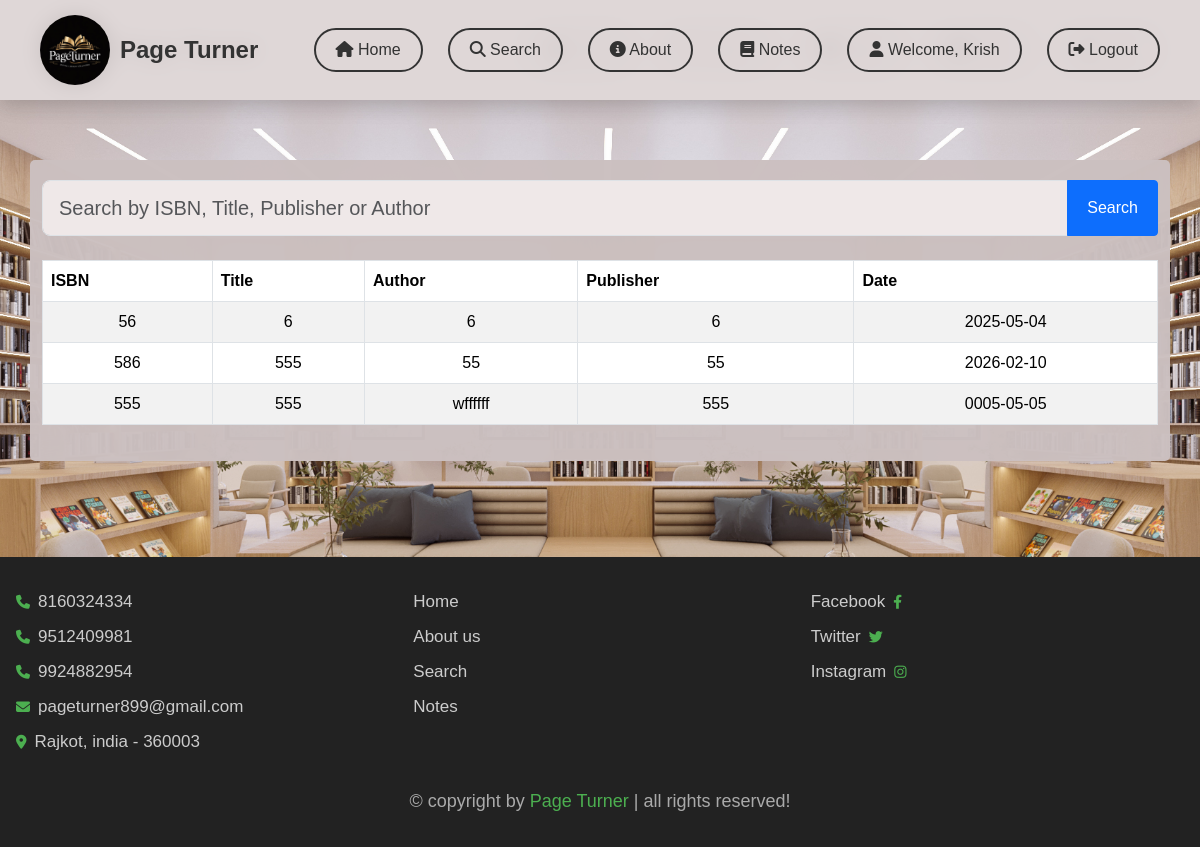
The page /search.php (signed in) on the database its author committed.
### tables this page shows
CREATE TABLE `books` (
  `id` int(11) NOT NULL,
  `isbn` varchar(20) NOT NULL,
  `title` text NOT NULL,
  `author` varchar(150) NOT NULL,
  `publisher` varchar(150) NOT NULL,
  `publish_date` date NOT NULL,
  `status` tinyint(1) NOT NULL DEFAULT 1
);

### search.php (the view, shortened to what this page needs)
<?php
include 'components/connect.php';
$search = '';
$books = [];
try {
if(isset($_GET['search']) && $_GET['search'] !== ''){
$search = trim($_GET['search']);
$stmt = $conn->prepare("
SELECT * FROM books
WHERE
publisher LIKE :search OR
isbn LIKE :search OR
title LIKE :search OR
author LIKE :search
");
$like = "%$search%";
$stmt->bindParam(':search',$like,PDO::PARAM_STR);
$stmt->execute();
}else{
$stmt = $conn->prepare("SELECT * FROM books");
$stmt->execute();
}
$books = $stmt->fetchAll(PDO::FETCH_ASSOC);
}catch(PDOException $e){
echo "Database Error: ".$e->getMessage();
}
?>
<!DOCTYPE html>
<html lang="en">
<head>
<link rel="stylesheet" href="bower_components/bootstrap/dist/css/bootstrap.min.css">
</head>
<body>
<?php include 'components/headerr.php'; ?>
<div class="container">
<form method="GET" id="searchForm" novalidate>
<div class="input-group input-group-lg">
<input type="text"
id="search"
name="search"
class="form-control"
placeholder="Search by ISBN, Title, Publisher or Author"
value="<?= htmlspecialchars($search); ?>">
<span class="input-group-btn">
<button class="btn btn-primary" type="submit">Search</button>
</span>
</div>
</form>
<br>
<table class="table table-bordered table-striped">
<thead>
<tr>
<th>ISBN</th>
<th>Title</th>
<th>Author</th>
<th>Publisher</th>
<th>Date</th>
</tr>
</thead>
<tbody>
<?php if(!empty($books)): ?>
<?php foreach($books as $row): ?>
<tr>
<td><?= htmlspecialchars($row['isbn']); ?></td>
<td><?= htmlspecialchars($row['title']); ?></td>
<td><?= htmlspecialchars($row['author']); ?></td>
<td><?= htmlspecialchars($row['publisher']); ?></td>
<td><?= htmlspecialchars($row['publish_date']); ?></td>
</tr>
<?php endforeach; ?>
<?php else: ?>
<tr>
<td colspan="5" class="text-center">No results found</td>
</tr>
<?php endif; ?>
</tbody>
</table>
</div>
<br><br><br><br>
<?php include 'components/footer.php'; ?>
</body>
</html>

### search.php (style rules this page uses)
body { background:url("img/backgroundd.jpg") no-repeat center center fixed; background-size:cover; font-family:Arial,sans-serif; }
.container { background:#cbc0c0fa; padding:20px; margin-top:50px; border-radius:5px; }
.input-group input { border-radius:4px 0 0 4px; background-color:#f0eaeaf9; }
.input-group button { padding:15px 19px; border-radius:0 4px 4px 0; }
table { background:#d8cacaf5; }
th { background-color:#007bff; color:white; text-align:center; }
td { text-align:center; }

### components/headerr.php (style rules this page uses)
body { margin: 0; padding: 0; padding-top: 110px; font-family: Arial, sans-serif; }

### rows shown on the page
books: isbn "56", title "6", author "6", publisher "6", publish_date "2025-05-04"
books: isbn "586", title "555", author "55", publisher "55", publish_date "2026-02-10"
books: isbn "555", title "555", author "wffffff", publisher "555", publish_date "0005-05-05"
